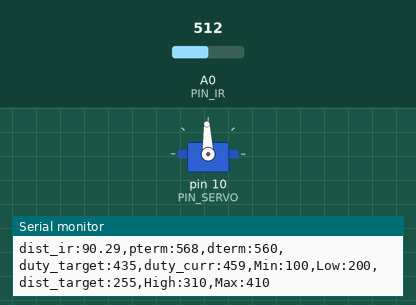
Recording of a sketch running on a simulated Arduino Uno, built with avr-gcc and run on an emulated ATmega328P. Parts: servo, the last lines printed to the serial monitor. Inputs (shaded band) come from the test bench; at power-on: A0 (PIN_IR) = 512.

Above: at 1.2 s.
1.3 s: A0 (PIN_IR) set to 0
At 2.0 s:
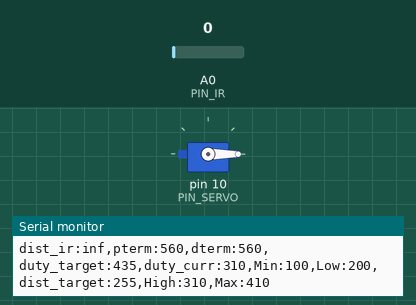
Timing chart, 0 to 4.3 s (numbered marks = the images above; inputs shaded):
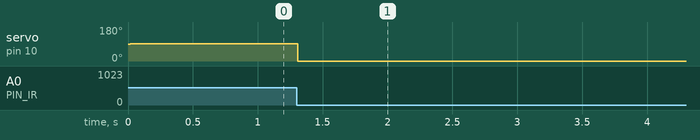

The sketch:

23_example.ino
```cpp
//비례제어

#include <Servo.h>

#define PIN_SERVO 10
#define PIN_IR A0

#define _DIST_TARGET 255
#define _DIST_MIN 100
#define _DIST_MAX 410

#define _DIST_ALPHA 0.5

#define _DUTY_NEU 1410
#define _DUTY_LOW 1500
#define _DUTY_HIGH 1250


#define INTERVAL 25

#define _INTERVAL_DIST 15
#define _INTERVAL_SERVO 15
#define _INTERVAL_SERIAL 100

#define _KD 300
#define _KP 5
#define _SERVO_ANGLE 25.0
#define _SERVO_SPEED 60.0
//int speed[4] = {_DUTY_NEU, _DUTY_LOW, _DUTY_HIGH, _DUTY_LOW};
Servo myservo;
int num=0;
float val_ema, alpha, val_ema_1=0;
unsigned long last_sampling_time_dist, last_sampling_time_servo, last_sampling_time_serial;
unsigned long last_sampling_time;
int duty_chg_per_interval;
int a,b;
float dist_target, dist_raw, dist_cali, dist_ema = 0;
int duty_target, duty_curr, duty_curr1;
float error_curr, error_prev, control, pterm, dterm, iterm;
bool event_dist, event_servo, event_serial;
int change, number =0;

void setup() {
  // put your setup code here, to run once:
  myservo.attach(PIN_SERVO);

  //duty_chg_per_interval = (_DUTY_HIGH - _DUTY_LOW) * (_SERVO_SPEED / 180.0) * (INTERVAL / 1000.0);
  duty_chg_per_interval = (_DUTY_HIGH - _DUTY_LOW) * (_SERVO_SPEED / (_SERVO_ANGLE * 2)) * (_INTERVAL_SERVO / 1000.0);
  Serial.begin(57600);
  last_sampling_time_dist=0;
  last_sampling_time_servo=0;
  last_sampling_time_serial=0;
  duty_target = _DUTY_NEU;
  duty_curr = _DUTY_NEU;
  error_prev = 0;
  //a = 70;
  //b = 300;
  a = 10; //-20
  b = 255; //150
  last_sampling_time = 0;
  //duty_chg_per_interval = (_DUTY_HIGH - _DUTY_LOW)*(_SERVO_SPEED / (_SERVO_ANGLE*2))*(_INTERVAL_SERVO/1000.0);
}


float ir_distance(void)
{
  float value;
  float volt = float(analogRead(PIN_IR));

  value = ((6762.0/volt-9.0)-4.0)*10.0;
  //return 300.0 / (b-a)*(value - a) + 100;
  value = abs(value);
  return 100 + 300.0 / (b - a) * (value - a); //보정된 값

}

float ir_distance_filtered(void)
{
  dist_raw = ir_distance();
  if(dist_ema ==0) dist_ema = dist_raw;

  return _DIST_ALPHA*dist_raw+(1-_DIST_ALPHA)*dist_ema;
}

void loop() {
  // put your main code here, to run repeatedly:
  //if(millis() < last_sampling_time + INTERVAL ) return ;
  unsigned long time_curr = millis();
  if(time_curr >= last_sampling_time_dist + _INTERVAL_DIST)
  {
    last_sampling_time_dist += _INTERVAL_DIST;
    event_dist = true;
  }
  if(time_curr >= last_sampling_time_servo + _INTERVAL_SERVO)
  {
    last_sampling_time_servo += _INTERVAL_SERVO;
    event_servo = true;
  }
  if(time_curr >= last_sampling_time_serial + _INTERVAL_SERIAL)
  {
    last_sampling_time_serial += _INTERVAL_SERIAL;
    event_serial = true;
  }

  dist_ema = ir_distance_filtered();
  dist_raw = dist_ema;

  if(event_dist)
  {
    event_dist = false;
    //dist_ema = ir_distance_filtered();
    //error_curr = dist_raw - _DIST_TARGET;
    error_curr = _DIST_TARGET - dist_raw;

    //pterm =  duty_curr - duty_target;
    pterm = error_curr;

    //dterm = _KD * (error_curr - error_prev);

    dterm = 0;
    iterm = 0;

    //control = dterm + pterm;

    control = _KP*pterm + iterm + dterm*_KD;
    //duty_target = _DUTY_NEU + control;
    duty_target = _DUTY_NEU + control * ((control>0)?(_DUTY_HIGH - _DUTY_NEU):(_DUTY_NEU - _DUTY_LOW));
    // Limit duty_target within the range of [_DUTY_MIN, _DUTY_MAX]

    if(duty_target < _DUTY_LOW) duty_target = _DUTY_LOW; // lower limit
    if(duty_target > _DUTY_HIGH) duty_target = _DUTY_HIGH; // upper limit
    // update error_prev
    error_prev = error_curr;
  }
  if(event_servo)
  {
    event_servo = false;


    if(dist_ema <= 240)
    {
      duty_curr = duty_target + pterm*1.5;
    }
    else if (dist_ema <= 240)
    {
      duty_curr = duty_target + pterm;
      if(duty_curr > _DUTY_NEU) duty_curr = duty_target;
    }

    else if(dist_ema <= 265)
    {
      duty_curr = duty_target;
    }
    else if(dist_ema <= 300)
    {
      duty_curr = duty_target - pterm;
    }
    else
      duty_curr = duty_target - pterm*1.2;


    //duty_curr1 = duty_curr;
    myservo.writeMicroseconds(duty_curr);
  }
  if(event_serial)
  {
    event_serial = false;
    Serial.print("dist_ir:");
    Serial.print(dist_raw);
    Serial.print(",pterm:");
    Serial.print(map(pterm,-1000,1000,510,610));
    Serial.print(",dterm:");
    Serial.print(map(dterm,-1000,1000,510,610));
    Serial.print(",duty_target:");
    Serial.print(map(duty_target,1000,2000,410,510));
    Serial.print(",duty_curr:");
    Serial.print(map(duty_curr,1000,2000,410,510));
    Serial.println(",Min:100,Low:200,dist_target:255,High:310,Max:410");
  }

}
```

Measured:
- after the input at 1.3 s, servo on pin 10 (PIN_SERVO): 92° → 0° at once
